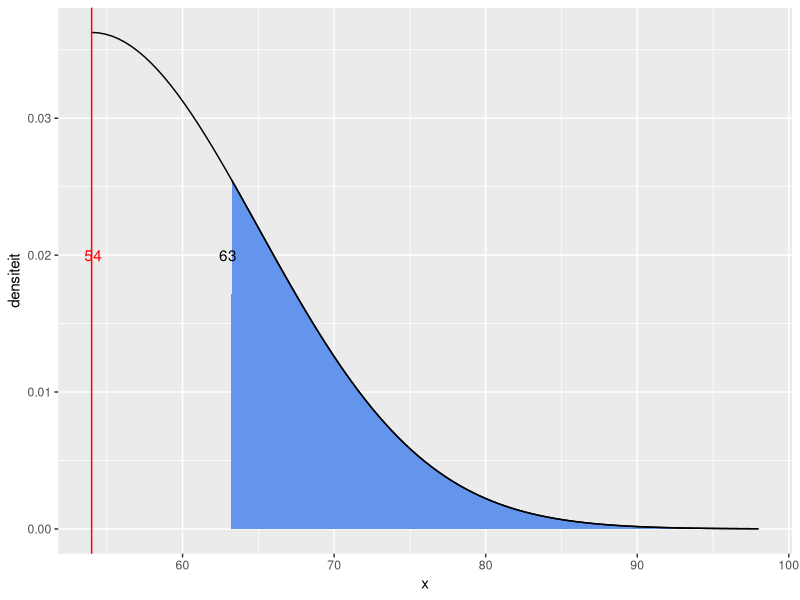
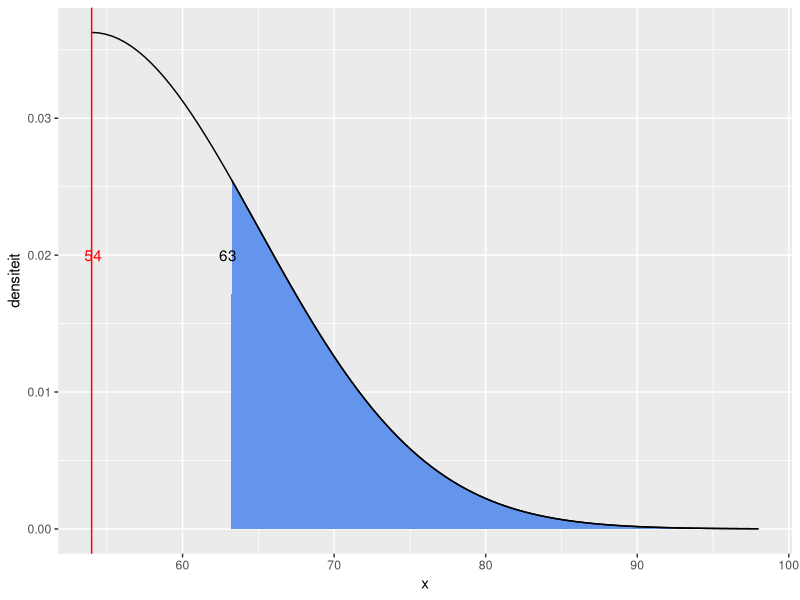
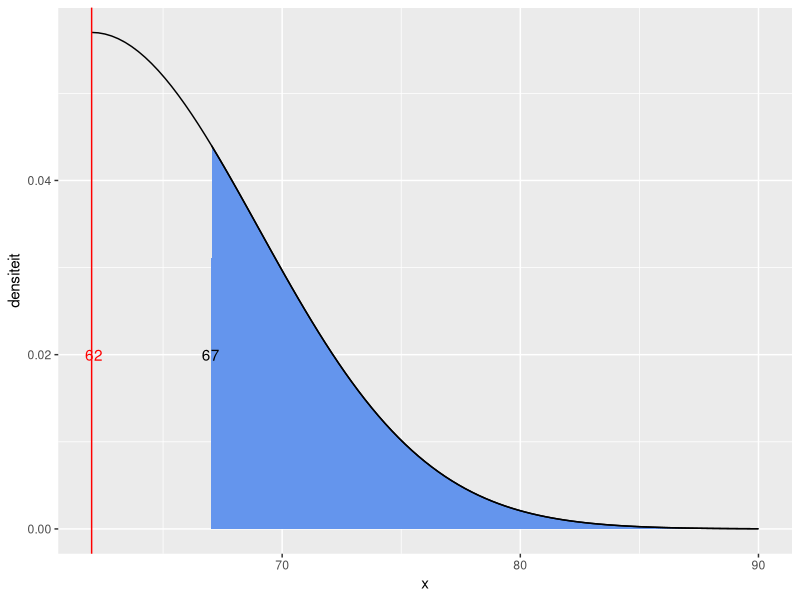

Write R code to recreate these figures, in order.
## ---- chunk 1
knitr::opts_chunk$set(echo = TRUE)
library(ggplot2)
## ---- chunk 2
score_wouter = 63
score_stijn = 67
m_wouter = 54
m_stijn = 62
s_wouter = 11
s_stijn = 7

normalisation <- function(x,m,s){
  y <- (x-m)/s
  return (y)
}

z_wouter = normalisation(score_wouter,m_wouter,s_wouter)
z_stijn = normalisation(score_stijn, m_stijn,s_stijn)

z_wouter
z_stijn

perc_wouter <- 1-z_wouter
perc_stijn <- 1 -z_stijn
## ---- chunk 3
plotNormal <- function(x,m,s){
  # Area left of x
  xvals <- seq(from = m-4*s,
               to = m+4*s,
               length.out = 201)
  i <- xvals >= x
  
  ggplot() +
    # Toon het gebied links van x en onder de Gauss-curve in het groen
    geom_area(mapping = aes(x = xvals[i], y = dnorm(xvals[i], m, s)), 
              color = "black", fill = "cornflowerblue") +
    # Plot de Gauss-curve
    stat_function(fun = dnorm, args = list(mean = m, sd = s)) +
    # Toon het gemiddelde als een rode verticale lijn
    geom_vline(xintercept = m, color = "red") +
    # Pas de titels van de assen aan
    xlab("x") + ylab("densiteit") +
    # Voeg tekst toe aan de plot
    annotate("text", x = x, y = .02, label = x) +
    annotate("text", x = m+.1, y = .02, label = m, color = "red")
}

plotNormal(score_wouter,m_wouter,s_wouter)
## ---- chunk 4
plotNormal(score_wouter,m_wouter,s_wouter)
plotNormal(score_stijn,m_stijn,s_stijn)
